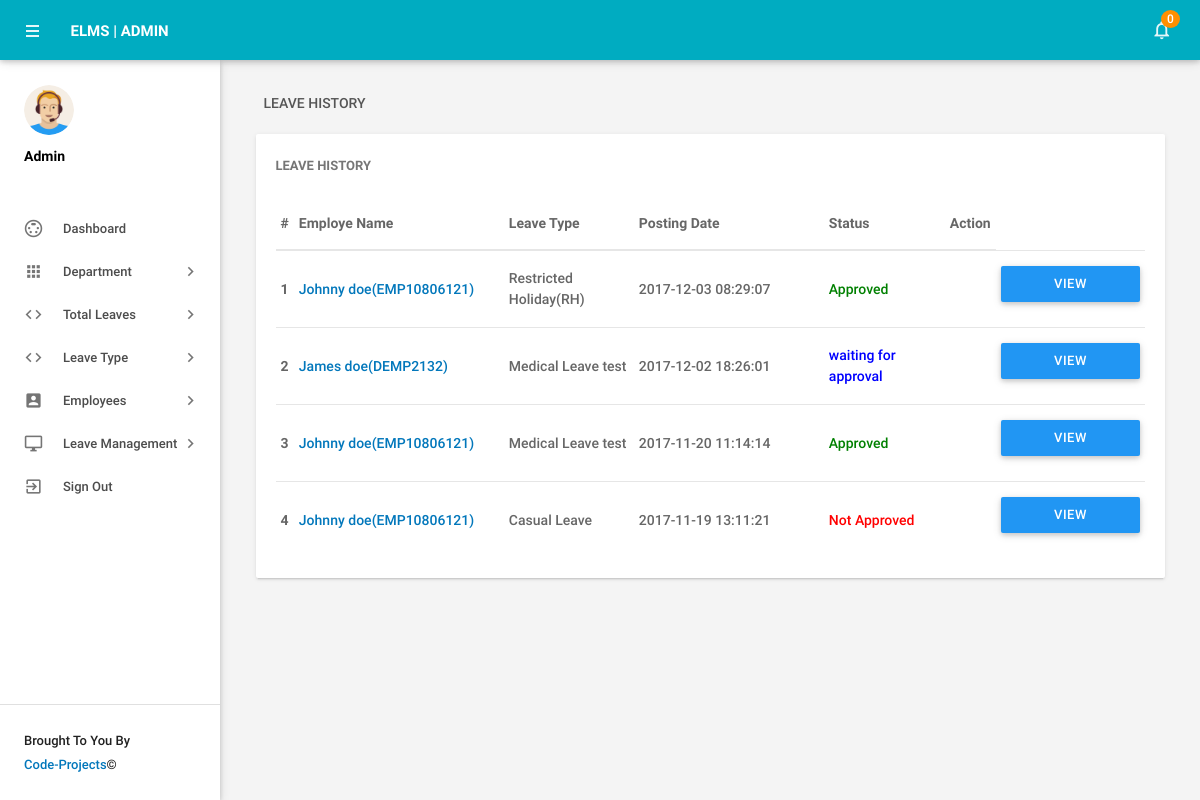
The page /admin/leaves.php (signed in) on the database its author committed.
### tables this page shows
CREATE TABLE `tblleaves` (
  `id` int(11) NOT NULL,
  `LeaveType` varchar(110) NOT NULL,
  `ToDate` varchar(120) NOT NULL,
  `FromDate` varchar(120) NOT NULL,
  `Description` mediumtext NOT NULL,
  `PostingDate` timestamp NOT NULL DEFAULT current_timestamp(),
  `AdminRemark` mediumtext DEFAULT NULL,
  `AdminRemarkDate` varchar(120) DEFAULT NULL,
  `Status` int(1) NOT NULL,
  `IsRead` int(1) NOT NULL,
  `empid` int(11) DEFAULT NULL
);

CREATE TABLE `tblemployees` (
  `id` int(11) NOT NULL,
  `EmpId` varchar(100) NOT NULL,
  `FirstName` varchar(150) NOT NULL,
  `LastName` varchar(150) NOT NULL,
  `EmailId` varchar(200) NOT NULL,
  `Password` varchar(180) NOT NULL,
  `Gender` varchar(100) NOT NULL,
  `Dob` varchar(100) NOT NULL,
  `Department` varchar(255) NOT NULL,
  `Address` varchar(255) NOT NULL,
  `City` varchar(200) NOT NULL,
  `Country` varchar(150) NOT NULL,
  `Phonenumber` char(11) NOT NULL,
  `Status` int(1) NOT NULL,
  `RegDate` timestamp NOT NULL DEFAULT current_timestamp()
);

### admin/leaves.php (the view, shortened to what this page needs)
<?php
include('includes/config.php');
if(strlen($_SESSION['alogin'])==0)
    {
header('location:index.php');
}
else{
 ?>
<!DOCTYPE html>
<html lang="en">
    <head>
        <link type="text/css" rel="stylesheet" href="../assets/plugins/materialize/css/materialize.min.css"/>
        <link href="../assets/plugins/material-preloader/css/materialPreloader.min.css" rel="stylesheet">
        <link href="../assets/plugins/datatables/css/jquery.dataTables.min.css" rel="stylesheet">
                <link href="../assets/plugins/google-code-prettify/prettify.css" rel="stylesheet" type="text/css"/>
        <link href="../assets/css/alpha.min.css" rel="stylesheet" type="text/css"/>
        <link href="../assets/css/custom.css" rel="stylesheet" type="text/css"/>
    </head>
    <body>
       <?php include('includes/header.php');?>
       <?php include('includes/sidebar.php');?>
            <main class="mn-inner">
                <div class="row">
                    <div class="col s12">
                        <div class="page-title">Leave History</div>
                    </div>
                    <div class="col s12 m12 l12">
                        <div class="card">
                            <div class="card-content">
                                <span class="card-title">Leave History</span>
                                <table id="example" class="display responsive-table ">
                                    <thead>
                                        <tr>
                                            <th>#</th>
                                            <th width="200">Employe Name</th>
                                            <th width="120">Leave Type</th>
                                             <th width="180">Posting Date</th>
                                            <th>Status</th>
                                            <th align="center">Action</th>
                                        </tr>
                                    </thead>
                                    <tbody>
<?php $sql = "SELECT tblleaves.id as lid,tblemployees.FirstName,tblemployees.LastName,tblemployees.EmpId,tblemployees.id,tblleaves.LeaveType,tblleaves.PostingDate,tblleaves.Status from tblleaves join tblemployees on tblleaves.empid=tblemployees.id order by lid desc";
$query = $dbh -> prepare($sql);
$query->execute();
$results=$query->fetchAll(PDO::FETCH_OBJ);
$cnt=1;
if($query->rowCount() > 0)
{
foreach($results as $result)
{
      ?>
                                        <tr>
                                            <td> <b><?php echo htmlentities($cnt);?></b></td>
                                              <td><a href="editemployee.php?empid=<?php echo htmlentities($result->id);?>" target="_blank"><?php echo htmlentities($result->FirstName." ".$result->LastName);?>(<?php echo htmlentities($result->EmpId);?>)</a></td>
                                            <td><?php echo htmlentities($result->LeaveType);?></td>
                                            <td><?php echo htmlentities($result->PostingDate);?></td>
                                                                       <td><?php $stats=$result->Status;
if($stats==1){
                                             ?>
                                                 <span style="color: green">Approved</span>
                                                 <?php } if($stats==2)  { ?>
                                                <span style="color: red">Not Approved</span>
                                                 <?php } if($stats==0)  { ?>
 <span style="color: blue">waiting for approval</span>
 <?php } ?>
                                             </td>
          <td>
           <td><a href="leave-details.php?leaveid=<?php echo htmlentities($result->lid);?>" class="waves-effect waves-light btn blue m-b-xs"  > View Details</a></td>
                                    </tr>
                                         <?php $cnt++;} }?>
                                    </tbody>
                                </table>
                            </div>
                        </div>
                    </div>
                </div>
            </main>
        </div>
        <div class="left-sidebar-hover"></div>
    </body>
</html>
<?php } ?>

### rows shown on the page
tblleaves: tblemployees.FirstName+LastName "Johnny doe", tblemployees.EmpId "EMP10806121", LeaveType "Restricted Holiday(RH)", PostingDate "2017-12-03 08:29:07", Status "Approved"
tblleaves: tblemployees.FirstName+LastName "James doe", tblemployees.EmpId "DEMP2132", LeaveType "Medical Leave test", PostingDate "2017-12-02 18:26:01", Status "waiting for approval"
tblleaves: tblemployees.FirstName+LastName "Johnny doe", tblemployees.EmpId "EMP10806121", LeaveType "Medical Leave test", PostingDate "2017-11-20 11:14:14", Status "Approved"
tblleaves: tblemployees.FirstName+LastName "Johnny doe", tblemployees.EmpId "EMP10806121", LeaveType "Casual Leave", PostingDate "2017-11-19 13:11:21", Status "Not Approved"

### other values the page prints
$unreadcount "0"
